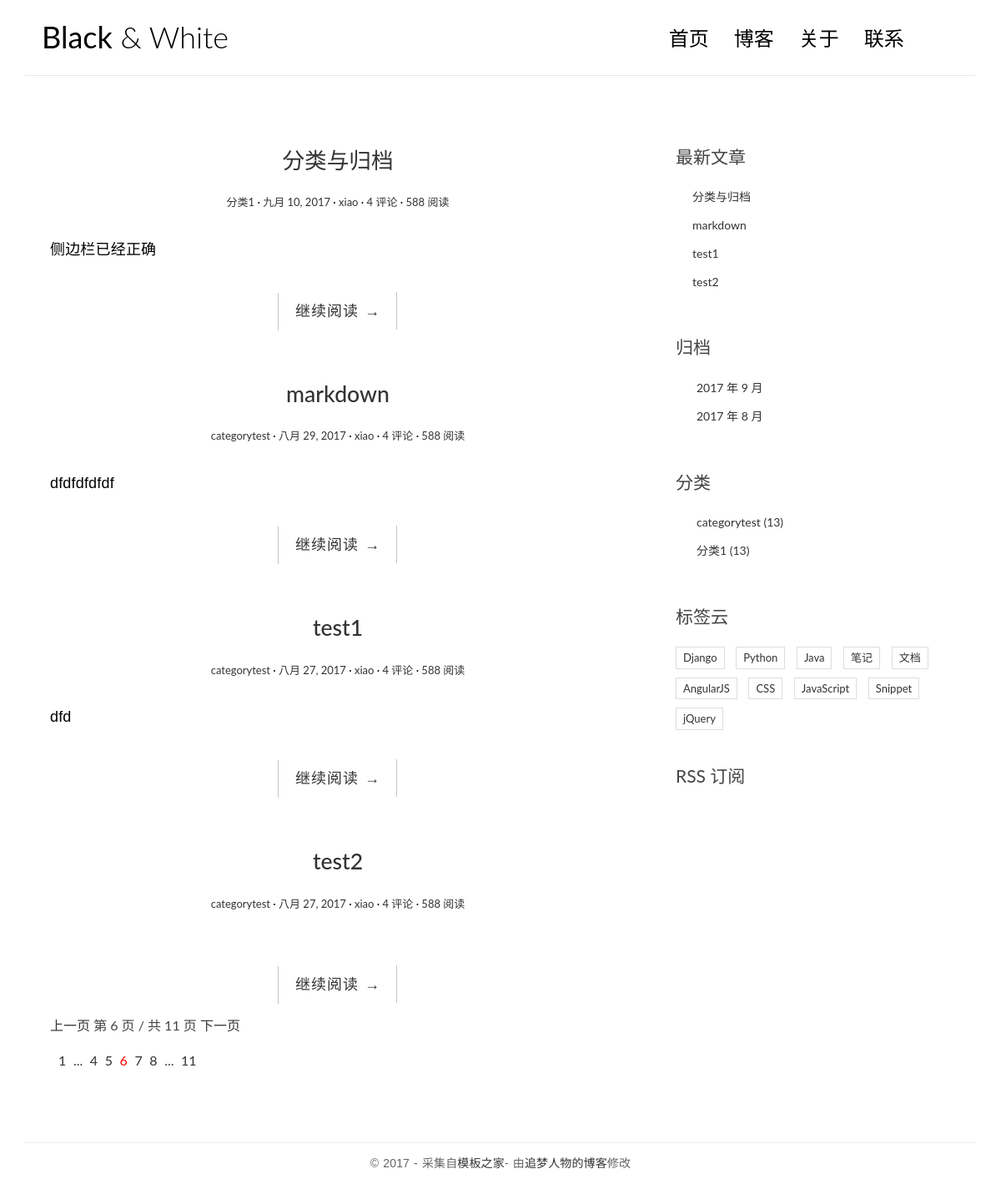
The page / on the database its author committed.
### blog/models.py (models this page shows, shortened)
class Article(models.Model):
	title = models.CharField(max_length=100)
	body = models.TextField()
	created_time = models.DateField('创建时间', default=timezone.now)
	modified_time = models.DateField('更新时间', auto_now=True)
	excerpt = models.CharField(max_length=200, blank=True)
	category = models.ForeignKey(Category)
	tags = models.ManyToManyField(Tag,blank=True)
	author = models.ForeignKey(User)
	def get_absolute_url(self):
		return reverse('blog:detail', kwargs={'pk': self.pk})

class Category(models.Model):
	name = models.CharField(max_length=100)
	def __str__(self):
		return self.name

### blog/views.py (the view)
# urls.py: url(r'^$', views.index, name='index'),
def index(request):
    post_list = Article.objects.all().order_by('-created_time')
    return render(request, 'blog/article.html', context={'post_list': post_list})

### blog/templatetags/blog_tags.py (called while the page is built)
@register.simple_tag
def get_recent_posts(num=5):
    return Article.objects.all().order_by('-created_time')[:num]

@register.simple_tag
def archives():
    return Article.objects.dates('created_time', 'month', order='DESC')

@register.simple_tag
def get_categories():
    return Category.objects.all()

### templates/blog/article.html
{% extends 'base.html' %}
{% block main %}
    {% for post in post_list %}
        <article class="post post-1">
            <header class="entry-header">
                <h1 class="entry-title">
                    <a href="#">{{ post.title }}</a>
                </h1>
                <div class="entry-meta">
                    <span class="post-category"><a href="#">{{ post.category }}</a></span>
                    <span class="post-date"><a href="#"><time class="entry-date"
                                                              datetime="2012-11-09T23:15:57+00:00">
                        {{ post.created_time }}</time></a></span>
                    <span class="post-author"><a href="#">{{ post.author }}</a></span>
                    <span class="comments-link"><a href="#">4 评论</a></span>
                    <span class="views-count"><a href="#">588 阅读</a></span>
                </div>
            </header>
            <div class="entry-content clearfix">
                <p>{{ post.excerpt }}</p>
                <div class="read-more cl-effect-14">
                    <a href="#" class="more-link">继续阅读 <span class="meta-nav">→</span></a>
                </div>
            </div>
        </article>
    {% empty %}
        <div class="no-post">暂时还没有发布的文章！</div>
    {% endfor %}
{% endblock main %}

### templates/base.html (shortened to what this page needs)
<!DOCTYPE html>
{% load staticfiles %}
{% load blog_tags %}
<html>
<head>
    <link rel="stylesheet" href="{% static 'blog/css/bootstrap.min.css' %}">
    <link rel="stylesheet" href="http://code.ionicframework.com/ionicons/2.0.1/css/ionicons.min.css">
    <link rel="stylesheet" href="{% static 'blog/css/pace.css' %}">
    <link rel="stylesheet" href="{% static 'blog/css/custom.css' %}">
</head>
<body>
<div class="container">
    <header id="site-header">
        <div class="row">
            <div class="col-md-4 col-sm-5 col-xs-8">
                <div class="logo">
                    <h1><a href="index.html"><b>Black</b> &amp; White</a></h1>
                </div>
            </div>
            <div class="col-md-8 col-sm-7 col-xs-4">
                <nav class="main-nav" role="navigation">
                    <div class="collapse navbar-collapse" id="bs-example-navbar-collapse-1">
                        <ul class="nav navbar-nav navbar-right">
                            <li class="cl-effect-11"><a href="index.html" data-hover="首页">首页</a></li>
                            <li class="cl-effect-11"><a href="full-width.html" data-hover="博客">博客</a></li>
                            <li class="cl-effect-11"><a href="about.html" data-hover="关于">关于</a></li>
                            <li class="cl-effect-11"><a href="contact.html" data-hover="联系">联系</a></li>
                        </ul>
                    </div>
                </nav>
            </div>
        </div>
    </header>
</div>
<div class="content-body">
    <div class="container">
        <div class="row">
            <main class="col-md-8">
                {% block main %}
                {% endblock main %}
                <div class="pagination-simple">
                    <a href="#">上一页</a>
                    <span class="current">第 6 页 / 共 11 页</span>
                    <a href="#">下一页</a>
                </div>
                <div class="pagination">
                    <ul>
                        <li><a href="">1</a></li>
                        <li><a href="">...</a></li>
                        <li><a href="">4</a></li>
                        <li><a href="">5</a></li>
                        <li class="current"><a href="">6</a></li>
                        <li><a href="">7</a></li>
                        <li><a href="">8</a></li>
                        <li><a href="">...</a></li>
                        <li><a href="">11</a></li>
                    </ul>
                </div>
            </main>
            <aside class="col-md-4">
                {% get_recent_posts as recent_post_list %}
                <div class="widget widget-recent-posts">
                    <h3 class="widget-title">最新文章</h3>
                    <ul>
                        {% for post in recent_post_list %}
                        <li>
                            <a href="{{ post.get_absolute_url }}">{{ post.title }}</a>
                        </li>
                        {% empty %}
                        <p>暂无文章</p>>
                        {% endfor %}
                    </ul>
                </div>
                {% archives as date_list %}
                <div class="widget widget-archives">
                    <h3 class="widget-title">归档</h3>
                    <ul>
                        {% for date in date_list %}
                        <li>
                            <a href="{% url 'blog:archives' date.year date.month %}">{{ date.year }} 年 {{ date.month }} 月</a>
                        </li>
                        {% empty %}
                        暂无归档
                        {% endfor %}
                    </ul>
                </div>
                {% get_categories as category_list %}
                <div class="widget widget-category">
                    <h3 class="widget-title">分类</h3>
                    <ul>
                        {% for category in category_list %}
                        <li>
                            <a href="{% url 'blog:category' category.pk %}">{{ category.name }} <span class="post-count">(13)</span></a>
                        </li>
                        {% empty %}
                        <p>暂无分类！</p>
                        {% endfor %}
                    </ul>
                </div>
                <div class="widget widget-tag-cloud">
                    <h3 class="widget-title">标签云</h3>
                    <ul>
                        <li>
                            <a href="#">Django</a>
                        </li>
                        <li>
                            <a href="#">Python</a>
                        </li>
                        <li>
                            <a href="#">Java</a>
                        </li>
                        <li>
                            <a href="#">笔记</a>
                        </li>
                        <li>
                            <a href="#">文档</a>
                        </li>
                        <li>
                            <a href="#">AngularJS</a>
                        </li>
                        <li>
                            <a href="#">CSS</a>
                        </li>
                        <li>
                            <a href="#">JavaScript</a>
                        </li>
                        <li>
                            <a href="#">Snippet</a>
                        </li>
                        <li>
                            <a href="#">jQuery</a>
                        </li>
                    </ul>
                </div>
                <div class="rss">
                    <a href=""> RSS 订阅</a>
                </div>
            </aside>
        </div>
    </div>
</div>
<footer id="site-footer">
    <div class="container">
        <div class="row">
            <div class="col-md-12">
                <p class="copyright">&copy 2017 - 采集自<a href="http://www.cssmoban.com/" target="_blank" title="模板之家">模板之家</a>- 由<a href="http://zmrenwu.com/" title="网页模板" target="_blank">追梦人物的博客</a>修改
                </p>
            </div>
        </div>
    </div>
</footer>
</body>
</html>

### blog/static/blog/css/custom.css (style rules this page uses)
* { outline: none; }
h1, h2, h3, h4, h5, h6 { margin-top: 0; }
b { font-weight: 400; }
a { color: #333; }
body { color: #444; font-family: 'Lato', sans-serif; }
p { font-family: 'Ubuntu', sans-serif; font-weight: 400; word-spacing: 1px; letter-spacing: 0.01em; }
#site-header { background-color: #FFF; padding: 25px 20px; margin-bottom: 40px; border-bottom: 1px solid #e7e7e7; }
.logo h1 a { color: #000; }
.logo h1 { margin: 0; font-family: 'Lato', sans-serif; font-weight: 300; }
.main-nav { margin-top: 11px; max-width: 95%; }
.main-nav a { color: #000000 !important; padding: 0 0 5px 0 !important; margin-right: 30px; font-family: 'Lato', sans-serif; font-weight: 300; font-size: 24px; }
.cl-effect-11 a { padding: 10px 0; color: #0972b4; text-shadow: none; }
.cl-effect-11 a::before { position: absolute; top: 0; left: 0; overflow: hidden; padding: 0 0 5px 0 !important; max-width: 0; border-bottom: 1px solid #000; color: #000; content: attr(data-hover); white-space: nowrap; -webkit-transition: max-width 0.5s; -moz-transition: max-width 0.5s; transition: max-width 0.5s; }
.content-body { padding-bottom: 4em; }
.post { background: #fff; padding: 30px 30px 0; }
.entry-title { text-align: center; font-size: 1.9em; margin-bottom: 20px; line-height: 1.6; padding: 10px 20px 0; }
.entry-meta { text-align: center; color: #DDDDDD; font-size: 13px; margin-bottom: 30px; }
.entry-content { font-size: 18px; line-height: 1.9; font-weight: 300; color: #000; }
.post-category::after, .post-date::after, .post-author::after, .comments-link::after { content: ' ·'; color: #000; }
.read-more { font-family: 'Ubuntu', sans-serif; font-weight: 400; word-spacing: 1px; letter-spacing: 0.01em; text-align: center; margin-top: 20px; }
.cl-effect-14 a { padding: 0 20px; height: 45px; line-height: 45px; position: relative; display: inline-block; margin: 15px 25px; letter-spacing: 1px; font-weight: 400; text-shadow: 0 0 1px rgba(255, 255, 255, 0.3); }
.cl-effect-14 a::before, .cl-effect-14 a::after { position: absolute; width: 45px; height: 1px; background: #C3C3C3; content: ''; -webkit-transition: all 0.3s; -moz-transition: all 0.3s; transition: all 0.3s; pointer-events: none; }
.cl-effect-14 a::before { top: 0; left: 0; -webkit-transform: rotate(90deg); -moz-transform: rotate(90deg); transform: rotate(90deg); -webkit-transform-origin: 0 0; -moz-transform-origin: 0 0; transform-origin: 0 0; }
.cl-effect-14 a::after { right: 0; bottom: 0; -webkit-transform: rotate(90deg); -moz-transform: rotate(90deg); transform: rotate(90deg); -webkit-transform-origin: 100% 0; -moz-transform-origin: 100% 0; transform-origin: 100% 0; }
.widget { background: #fff; padding: 30px 0 0; }
.widget-title { font-size: 1.5em; margin-bottom: 20px; line-height: 1.6; padding: 10px 0 0; font-weight: 400; }
.widget-recent-posts ul { padding: 0; margin: 0; padding-left: 20px; }
.widget-recent-posts ul li { list-style-type: none; position: relative; line-height: 170%; margin-bottom: 10px; }
.widget-recent-posts ul li::before { content: '\f3d3'; font-family: "Ionicons"; position: absolute; left: -17px; top: 3px; font-size: 16px; color: #000; }
.widget-archives ul { padding: 0; margin: 0; padding-left: 25px; }
.widget-archives ul li { list-style-type: none; position: relative; line-height: 170%; margin-bottom: 10px; }
.widget-archives ul li::before { content: '\f3f3'; font-family: "Ionicons"; position: absolute; left: -25px; top: 1px; font-size: 16px; color: #000; }
.widget-category ul { padding: 0; margin: 0; padding-left: 25px; }
.widget-category ul li { list-style-type: none; position: relative; line-height: 170%; margin-bottom: 10px; }
.widget-category ul li::before { content: '\f3fe'; font-family: "Ionicons"; position: absolute; left: -25px; top: 1px; font-size: 18px; color: #000; }
.widget-tag-cloud ul { padding: 0; margin: 0; margin-right: -10px; }
.widget-tag-cloud ul li { list-style-type: none; font-size: 13px; display: inline-block; margin-right: 10px; margin-bottom: 10px; padding: 3px 8px; border: 1px solid #ddd; }
.rss { font-size: 21px; margin-top: 30px; }
.rss a { color: #444; }
#site-footer { padding-top: 10px; padding: 0 0 1.5em 0; }
.copyright { text-align: center; padding-top: 1em; margin: 0; border-top: 1px solid #eee; color: #666; }
.pagination-simple { padding-left: 30px; font-size: 16px; }
.pagination ul { list-style: none; }
.pagination ul li { display: inline-block; font-size: 16px; margin-right: 5px; }
.current a { color: red; }

### rows shown on the page
Article: title "分类与归档", category "分类1", created_time "九月 10, 2017", author "xiao", excerpt "侧边栏已经正确"
Article: title "markdown", category "categorytest", created_time "八月 29, 2017", author "xiao", excerpt "dfdfdfdfdf"
Article: title "test1", category "categorytest", created_time "八月 27, 2017", author "xiao", excerpt "dfd"
Article: title "test2", category "categorytest", created_time "八月 27, 2017", author "xiao"
Category: name "categorytest"
Category: name "分类1"

### other values the page prints
{{ date.year }} "2017" "2017"
{{ date.month }} "9" "8"
